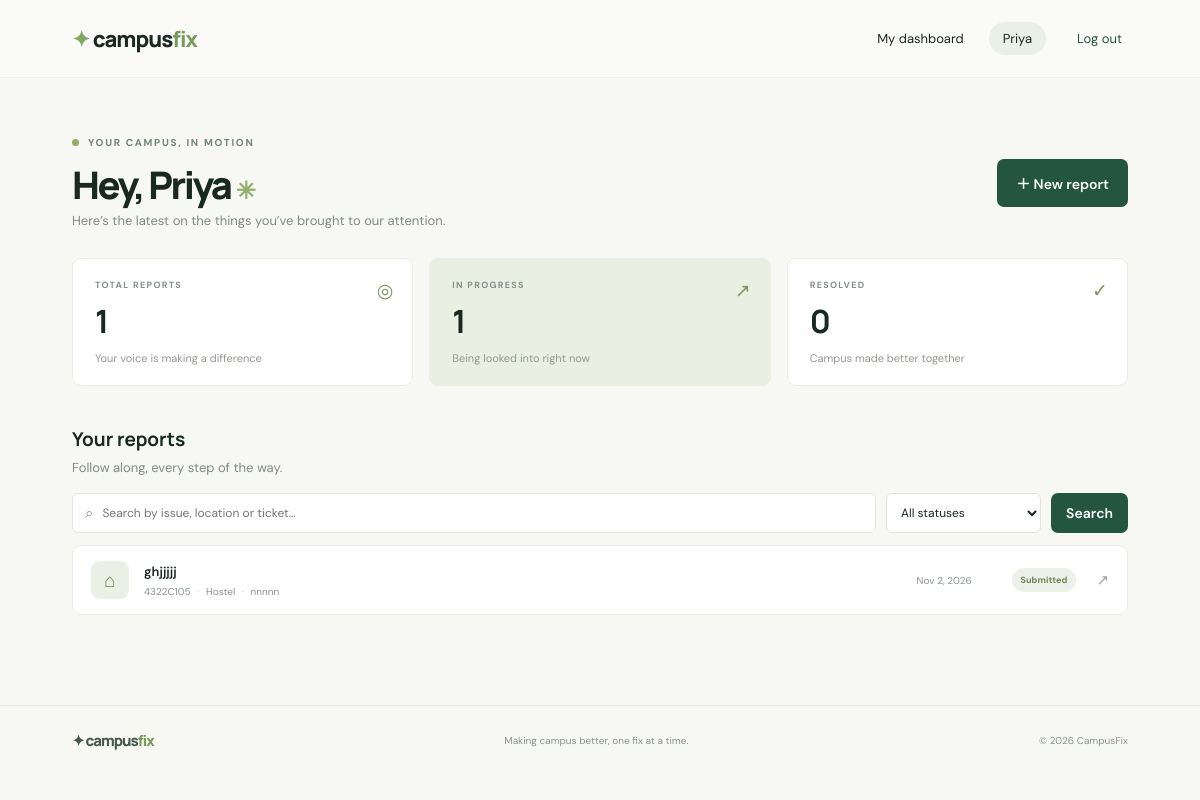
The app's page /dashboard/ (signed in) with its own data.
### complaints/models.py (models this page shows, shortened)
class Complaint(models.Model):
 CATEGORIES=[('Hostel','Hostel'),('Classroom','Classroom'),('Electricity','Electricity'),('Wi-Fi','Wi-Fi'),('Cleanliness','Cleanliness'),('Water','Water'),('Other','Other')]
 PRIORITIES=[('Low','Low'),('Normal','Normal'),('Urgent','Urgent')]
 STATUSES=[('Submitted','Submitted'),('Under Review','Under Review'),('In Progress','In Progress'),('Resolved','Resolved'),('Rejected','Rejected')]
 ticket_id=models.CharField(max_length=12,unique=True,editable=False)
 student=models.ForeignKey(settings.AUTH_USER_MODEL,on_delete=models.CASCADE,related_name='complaints')
 title=models.CharField(max_length=120);category=models.CharField(max_length=24,choices=CATEGORIES)
 location=models.CharField(max_length=120);description=models.TextField()
 priority=models.CharField(max_length=12,choices=PRIORITIES,default='Normal')
 image=models.ImageField(upload_to='complaints/%Y/%m/',blank=True,null=True)
 status=models.CharField(max_length=20,choices=STATUSES,default='Submitted')
 department=models.CharField(max_length=80,blank=True);admin_note=models.TextField(blank=True)
 created_at=models.DateTimeField(auto_now_add=True);updated_at=models.DateTimeField(auto_now=True)
 class Meta:ordering=['-created_at']

### complaints/views.py (the view)
# urls.py: urlpatterns=[path('',views.home,name='home'),path('signup/',views.signup,name='signup'),path('login/',views.login_view,name='login'),path('logout/',views.logout_view,name='logout'),path('dashboard/',v
@login_required
def dashboard(request):
 qs=Complaint.objects.all() if request.user.is_staff else Complaint.objects.filter(student=request.user)
 query=request.GET.get('q','').strip();status=request.GET.get('status','')
 if query:qs=qs.filter(Q(title__icontains=query)|Q(ticket_id__icontains=query)|Q(location__icontains=query))
 if status:qs=qs.filter(status=status)
 all_qs=Complaint.objects.all() if request.user.is_staff else Complaint.objects.filter(student=request.user)
 counts={'total':all_qs.count(),'active':all_qs.exclude(status__in=['Resolved','Rejected']).count(),'resolved':all_qs.filter(status='Resolved').count()}
 return render(request,'dashboard.html',{'complaints':qs,'counts':counts,'query':query,'selected_status':status,'statuses':Complaint.STATUSES})

### complaints/templates/dashboard.html (shortened to what this page needs)
{% extends 'base.html' %}{% block title %}Dashboard · CampusFix{% endblock %}{% block content %}<section class="dash"><div class="dash-heading"><div><div class="eyebrow"><i></i> YOUR CAMPUS, IN MOTION</div><h1>Hey, {{ user.first_name|default:user.username|title }} <span class="wave">✳</span></h1><p class="muted">{% if user.is_staff %}Here’s what’s happening across campus.{% else %}Here’s the latest on the things you’ve brought to our attention.{% endif %}</p></div><a class="button" href="{% url 'create_complaint' %}">＋ New report</a></div><div class="stat-grid"><article class="stat-card"><span class="stat-symbol">◎</span><small>TOTAL REPORTS</small><b>{{ counts.total }}</b><span class="stat-note">Your voice is making a difference</span></article><article class="stat-card accent"><span class="stat-symbol">↗</span><small>IN PROGRESS</small><b>{{ counts.active }}</b><span class="stat-note">Being looked into right now</span></article><article class="stat-card"><span class="stat-symbol">✓</span><small>RESOLVED</small><b>{{ counts.resolved }}</b><span class="stat-note">Campus made better together</span></article></div><div class="list-heading"><div><h2>{% if user.is_staff %}Campus reports{% else %}Your reports{% endif %}</h2><span class="muted">Follow along, every step of the way.</span></div></div><form class="filters" method="get"><div class="search-box"><span>⌕</span><input name="q" value="{{ query }}" placeholder="Search by issue, location or ticket…"></div><select name="status" onchange="this.form.submit()"><option value="">All statuses</option>{% for value,label in statuses %}<option value="{{ value }}" {% if selected_status == value %}selected{% endif %}>{{ label }}</option>{% endfor %}</select><button class="button button-small" type="submit">Search</button></form><div class="report-list">{% for c in complaints %}<a href="{% url 'complaint_detail' c.ticket_id %}" class="report-row"><div class="category-icon icon-{{ c.category|slugify }}">{% if c.category == 'Wi-Fi' %}⌁{% elif c.category == 'Electricity' %}ϟ{% elif c.category == 'Cleanliness' %}✧{% elif c.category == 'Hostel' %}⌂{% elif c.category == 'Classroom' %}▤{% else %}◎{% endif %}</div><div class="report-main"><div class="report-title">{{ c.title }}{% if c.priority == 'Urgent' %}<span class="urgent-tag">Urgent</span>{% endif %}</div><div class="report-meta">{{ c.ticket_id }} <span>·</span> {{ c.category }} <span>·</span> {{ c.location }}{% if user.is_staff %}<span>·</span> {{ c.student.username }}{% endif %}</div></div><div class="report-date">{{ c.created_at|date:'M j, Y' }}</div><span class="status status-{{ c.status|slugify }}">{{ c.status }}</span><span class="row-arrow">↗</span></a>{% endfor %}</div></section>{% endblock %}

### complaints/templates/base.html (shortened to what this page needs)
{% load static %}<!doctype html><html lang="en"><head><link rel="stylesheet" href="{% static 'style.css' %}"></head><body><nav class="nav"><a class="brand" href="{% url 'home' %}"><span class="brand-icon">✦</span> campus<span>fix</span></a><div class="nav-right">{% if user.is_authenticated %}<a href="{% url 'dashboard' %}">My dashboard</a><span class="user-chip">{{ user.first_name|default:user.username|title }}</span><form method="post" action="{% url 'logout' %}"><button class="link-button">Log out</button></form>{% else %}<a href="{% url 'login' %}">Log in</a><a class="button button-small" href="{% url 'signup' %}">Get started <span>↗</span></a>{% endif %}</div></nav><main>{% block content %}{% endblock %}</main><footer><span class="brand small-brand">✦ campus<span>fix</span></span><span>Making campus better, one fix at a time.</span><span>© 2026 CampusFix</span></footer></body></html>

### static/style.css (style rules this page uses)
:root { --ink:#192820;--muted:#738078;--green:#24553e;--paper:#f7f8f3;--line:#e6e9e2 }
* { box-sizing:border-box }
body { margin:0;background:var(--paper);color:var(--ink);font:15px 'DM Sans',sans-serif }
a { color:inherit;text-decoration:none }
.nav { height:78px;display:flex;align-items:center;justify-content:space-between;padding:0 max(calc((100vw - 1160px)/2),6vw);background:#fafbf8;border-bottom:1px solid #eff0eb }
.brand { font:800 22px Manrope;letter-spacing:-1px }
.brand span:last-child { color:#769b5b }
.brand-icon { color:#81a762 }
.nav-right { display:flex;align-items:center;gap:25px;font-size:13px }
.nav-right form { margin:0 }
.user-chip { border-radius:30px;background:#eaf0e7;padding:8px 14px }
.link-button,.text-link,.back-link { border:0;background:none;font:inherit;color:var(--green);cursor:pointer }
.button { display:inline-flex;align-items:center;justify-content:center;gap:18px;border:0;border-radius:7px;background:var(--green);color:#fff;padding:14px 19px;font:600 14px 'DM Sans';cursor:pointer;transition:.2s }
.button-small { padding:10px 15px }
.eyebrow,.section-kicker { font-size:10px;font-weight:700;letter-spacing:1.7px;color:#718477;display:flex;align-items:center;gap:9px }
.eyebrow i { width:7px;height:7px;background:#91ad65;border-radius:50% }
h1,h2,h3,p { margin-top:0 }
h1 { font:800 54px/1.12 Manrope;letter-spacing:-2.5px;margin:20px 0 }
.muted { color:#818a83;font-size:13px;line-height:1.65 }
.form-stack input,.form-grid input,.form-grid select,.form-grid textarea,.admin-fields input,.admin-fields select,.admin-panel textarea,.filters select { width:100%;border:1px solid #dfe5dc;border-radius:6px;background:white;padding:12px 13px;font:13px 'DM Sans';color:var(--ink);outline:none }
.dash { max-width:1120px;margin:58px auto 90px }
.dash-heading { display:flex;justify-content:space-between;align-items:center;margin-bottom:27px }
.dash-heading h1 { font-size:38px;margin:14px 0 4px }
.wave { font-size:24px;color:#92ad6c }
.dash-heading .muted { margin:0 }
.stat-grid { display:grid;grid-template-columns:repeat(3,1fr);gap:16px }
.stat-card { position:relative;background:white;border:1px solid #e9ede5;border-radius:9px;padding:20px 22px;display:grid;gap:8px }
.stat-card.accent { background:#e9f0e1;border-color:#e9f0e1 }
.stat-symbol { position:absolute;right:19px;top:19px;color:#78985b;font-size:19px }
.stat-card small { font-size:9px;letter-spacing:1.3px;color:#849087;font-weight:700 }
.stat-card>b { font:700 32px Manrope }
.stat-note { font-size:11px;color:#929990 }
.list-heading { margin:40px 0 15px }
.list-heading h2,.detail-card h2,.timeline-card h2,.admin-panel h2 { font:700 19px Manrope;margin:0 0 5px }
.filters { display:flex;gap:10px;margin-bottom:12px }
.search-box { background:white;border:1px solid #e2e7df;border-radius:6px;display:flex;align-items:center;gap:9px;padding:0 12px;flex:1;color:#879286 }
.search-box input { border:0;outline:0;width:100%;padding:11px 0;font:12px 'DM Sans';background:transparent }
.filters select { width:155px;padding:10px;font-size:12px }
.report-list { background:white;border:1px solid #e8ece5;border-radius:9px;overflow:hidden }
.report-row { padding:15px 18px;display:flex;align-items:center;gap:15px;border-bottom:1px solid #eff1ed;transition:background .15s }
.report-row:last-child { border:0 }
.category-icon { width:38px;height:38px;border-radius:9px;background:#eaf0e4;display:grid;place-items:center;color:#6a8850;font-size:19px;flex:none }
.report-main { flex:1;min-width:0 }
.report-title { font-weight:600;font-size:13px;margin-bottom:5px }
.report-meta { color:#8b958d;font-size:10px }
.report-meta span { margin:0 4px;color:#c1c8bf }
.report-date { font-size:10px;color:#8c968d;width:80px }
.status { display:inline-flex;border-radius:20px;padding:6px 9px;font-size:9px;font-weight:700;white-space:nowrap;background:#edf1e9;color:#718455 }
.row-arrow { color:#9ba69a;margin-left:5px }
footer { border-top:1px solid #e6e9e2;padding:24px max(calc((100vw - 1160px)/2),6vw);display:flex;justify-content:space-between;align-items:center;color:#8b958d;font-size:10px }
.small-brand { font-size:15px;color:#46584a }
@media (max-width:1200px) { .hero,.feature-strip,.dash,.form-page,.detail-page { margin-left:6vw;margin-right:6vw } }

### records on screen
Complaint: title "ghjjjjj", ticket_id "4322C105", category "Hostel", location "nnnnn", created_at "Nov 2, 2026", status "Submitted"

### other values on screen
{{ user.first_name|default:user.username|title }} "Priya"
{{ counts.total }} "1"
{{ counts.active }} "1"
{{ counts.resolved }} "0"
